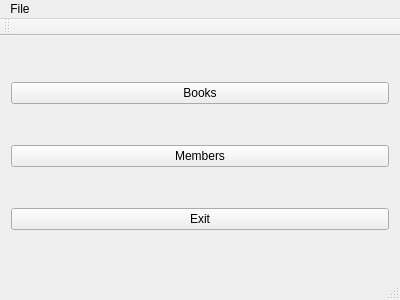
<?xml version="1.0" encoding="UTF-8"?>
<ui version="4.0">
 <class>libraryMainMenu</class>
 <widget class="QMainWindow" name="libraryMainMenu">
  <property name="geometry">
   <rect>
    <x>0</x>
    <y>0</y>
    <width>400</width>
    <height>300</height>
   </rect>
  </property>
  <property name="windowTitle">
   <string>libraryMainMenu</string>
  </property>
  <widget class="QWidget" name="centralWidget">
   <layout class="QVBoxLayout" name="verticalLayout">
    <item>
     <widget class="QPushButton" name="pushButton_3">
      <property name="text">
       <string>Books</string>
      </property>
     </widget>
    </item>
    <item>
     <widget class="QPushButton" name="pushButton_2">
      <property name="text">
       <string>Members</string>
      </property>
     </widget>
    </item>
    <item>
     <widget class="QPushButton" name="buttonExit">
      <property name="text">
       <string>Exit</string>
      </property>
     </widget>
    </item>
   </layout>
  </widget>
  <widget class="QMenuBar" name="menuBar">
   <property name="geometry">
    <rect>
     <x>0</x>
     <y>0</y>
     <width>400</width>
     <height>21</height>
    </rect>
   </property>
   <widget class="QMenu" name="menuFile">
    <property name="title">
     <string>File</string>
    </property>
    <addaction name="actionExit"/>
   </widget>
   <addaction name="menuFile"/>
  </widget>
  <widget class="QToolBar" name="mainToolBar">
   <attribute name="toolBarArea">
    <enum>TopToolBarArea</enum>
   </attribute>
   <attribute name="toolBarBreak">
    <bool>false</bool>
   </attribute>
  </widget>
  <widget class="QStatusBar" name="statusBar"/>
  <action name="actionExit">
   <property name="text">
    <string>Exit</string>
   </property>
  </action>
 </widget>
 <layoutdefault spacing="6" margin="11"/>
 <resources/>
 <connections/>
</ui>
